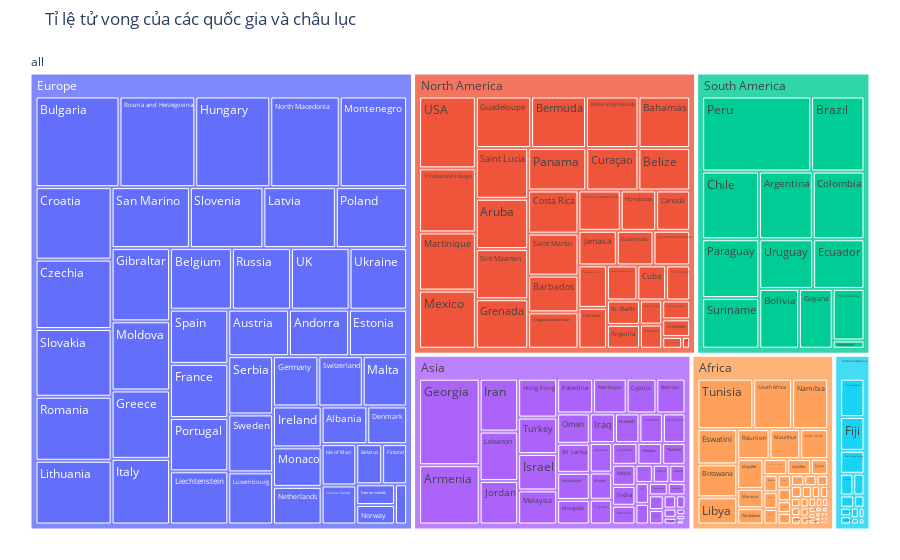

This figure's notebook cell:
### Markdown cell above
- Sau khi đã có Bar Chart thể hiện top những nước có tỉ lệ người đang nhiễm bệnh và tỉ lệ tử vong cao nhất trong từng khu vực, nhóm đã nảy ra ý tưởng gom nhóm các quốc gia trong châu lục lại với nhau thành một nhóm, và gom các nhóm trên thành một nhóm lớn hơn. Từ ý tưởng trên, nhóm quyết định sử dụng Treemap
- Biểu đồ Treemap có khả năng thể hiện được so sánh giữa các nhóm giá trị với nhau, cụ thể ở đây là giữa các châu lục trên thế giới, và giữa các quốc gia trong mỗi châu lục.
- Nhóm sử dụng Treemap với các trường `Deaths/1M pop`, và so sánh tổng quan theo nhóm giữa các châu lục với nhau và giữa các nước trong châu lục với nhau.

### Code cell
fig = px.treemap(df, 
                path = [px.Constant("all"),'Continent', 'Country'],
                values = 'Deaths/1M pop',
                hover_data = ['Country Code'],
                color_continuous_scale = px.colors.sequential.Burg,
                title = 'Tỉ lệ tử vong của các quốc gia và châu lục'
                )
fig.update_layout(margin = dict(t=50, l=25, r=25, b=25))
fig.show()

### Figure 1 — Plotly figure (JSON) as saved in the notebook; plotly's stock layout.template omitted (floating-point values rounded to 4 significant figures; data arrays with more than 128 entries replaced by an {"elided": "..."} marker saying what was removed)
{"data": [{"branchvalues": "total", "customdata": {"elided": "218x1 str values"}, "domain": {"x": [0, 1], "y": [0, 1]}, "hovertemplate": "labels=%{label}<br>Deaths/1M pop=%{value}<br>parent=%{parent}<br>id=%{id}<br>Country Code=%{customdata[0]}<extra></extra>", "ids": {"elided": "218 str values"}, "labels": {"elided": "218 str values"}, "name": "", "parents": {"elided": "218 str values"}, "type": "treemap", "values": {"elided": "218 int values"}}], "layout": {"legend": {"tracegroupgap": 0}, "margin": {"b": 25, "l": 25, "r": 25, "t": 50}, "title": {"text": "Tỉ lệ tử vong của các quốc gia và châu lục"}}}
